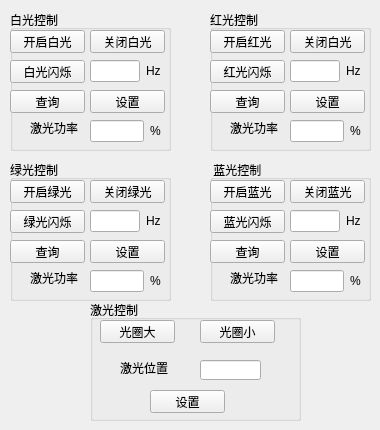
    <widget class="QWidget" name="tab_4">
     <attribute name="title">
      <string>光线控制</string>
     </attribute>
     <widget class="QGroupBox" name="groupBox_12">
      <property name="geometry">
       <rect>
        <x>210</x>
        <y>10</y>
        <width>161</width>
        <height>141</height>
       </rect>
      </property>
      <property name="title">
       <string>红光控制</string>
      </property>
      <widget class="QPushButton" name="btn_red_open">
       <property name="geometry">
        <rect>
         <x>0</x>
         <y>20</y>
         <width>75</width>
         <height>23</height>
        </rect>
       </property>
       <property name="text">
        <string>开启红光</string>
       </property>
      </widget>
      <widget class="QPushButton" name="btn_red_close">
       <property name="geometry">
        <rect>
         <x>80</x>
         <y>20</y>
         <width>75</width>
         <height>23</height>
        </rect>
       </property>
       <property name="text">
        <string>关闭白光</string>
       </property>
      </widget>
      <widget class="QPushButton" name="btn_red_spark">
       <property name="geometry">
        <rect>
         <x>0</x>
         <y>50</y>
         <width>75</width>
         <height>23</height>
        </rect>
       </property>
       <property name="text">
        <string>红光闪烁</string>
       </property>
      </widget>
      <widget class="QPushButton" name="btn_red_search">
       <property name="geometry">
        <rect>
         <x>0</x>
         <y>80</y>
         <width>75</width>
         <height>23</height>
        </rect>
       </property>
       <property name="text">
        <string>查询</string>
       </property>
      </widget>
      <widget class="QPushButton" name="btn_red_config">
       <property name="geometry">
        <rect>
         <x>80</x>
         <y>80</y>
         <width>75</width>
         <height>23</height>
        </rect>
       </property>
       <property name="text">
        <string>设置</string>
       </property>
      </widget>
      <widget class="QLabel" name="label_26">
       <property name="geometry">
        <rect>
         <x>20</x>
         <y>110</y>
         <width>54</width>
         <height>16</height>
        </rect>
       </property>
       <property name="text">
        <string>激光功率</string>
       </property>
      </widget>
      <widget class="QWidget" name="layoutWidget_7">
       <property name="geometry">
        <rect>
         <x>80</x>
         <y>50</y>
         <width>71</width>
         <height>22</height>
        </rect>
       </property>
       <layout class="QHBoxLayout" name="horizontalLayout_8">
        <item>
         <widget class="QLineEdit" name="lineEdit_red_spark"/>
        </item>
        <item>
         <widget class="QLabel" name="label_27">
          <property name="text">
           <string>Hz</string>
          </property>
         </widget>
        </item>
       </layout>
      </widget>
      <widget class="QWidget" name="layoutWidget_10">
       <property name="geometry">
        <rect>
         <x>80</x>
         <y>110</y>
         <width>71</width>
         <height>22</height>
        </rect>
       </property>
       <layout class="QHBoxLayout" name="horizontalLayout_11">
        <item>
         <widget class="QLineEdit" name="lineEdit_red_rate"/>
        </item>
        <item>
         <widget class="QLabel" name="label_31">
          <property name="text">
           <string>%</string>
          </property>
         </widget>
        </item>
       </layout>
      </widget>
     </widget>
     <widget class="QGroupBox" name="groupBox_13">
      <property name="geometry">
       <rect>
        <x>10</x>
        <y>160</y>
        <width>161</width>
        <height>141</height>
       </rect>
      </property>
      <property name="title">
       <string>绿光控制</string>
      </property>
      <widget class="QPushButton" name="btn_green_open">
       <property name="geometry">
        <rect>
         <x>0</x>
         <y>20</y>
         <width>75</width>
         <height>23</height>
        </rect>
       </property>
       <property name="text">
        <string>开启绿光</string>
       </property>
      </widget>
      <widget class="QPushButton" name="btn_green_close">
       <property name="geometry">
        <rect>
         <x>80</x>
         <y>20</y>
         <width>75</width>
         <height>23</height>
        </rect>
       </property>
       <property name="text">
        <string>关闭绿光</string>
       </property>
      </widget>
      <widget class="QPushButton" name="btn_green_spark">
       <property name="geometry">
        <rect>
         <x>0</x>
         <y>50</y>
         <width>75</width>
         <height>23</height>
        </rect>
       </property>
       <property name="text">
        <string>绿光闪烁</string>
       </property>
      </widget>
      <widget class="QPushButton" name="btn_green_search">
       <property name="geometry">
        <rect>
         <x>0</x>
         <y>80</y>
         <width>75</width>
         <height>23</height>
        </rect>
       </property>
       <property name="text">
        <string>查询</string>
       </property>
      </widget>
      <widget class="QPushButton" name="btn_green_config">
       <property name="geometry">
        <rect>
         <x>80</x>
         <y>80</y>
         <width>75</width>
         <height>23</height>
        </rect>
       </property>
       <property name="text">
        <string>设置</string>
       </property>
      </widget>
      <widget class="QLabel" name="label_28">
       <property name="geometry">
        <rect>
         <x>20</x>
         <y>110</y>
         <width>54</width>
         <height>16</height>
        </rect>
       </property>
       <property name="text">
        <string>激光功率</string>
       </property>
      </widget>
      <widget class="QWidget" name="layoutWidget_8">
       <property name="geometry">
        <rect>
         <x>80</x>
         <y>50</y>
         <width>71</width>
         <height>22</height>
        </rect>
       </property>
       <layout class="QHBoxLayout" name="horizontalLayout_9">
        <item>
         <widget class="QLineEdit" name="lineEdit_green_spark"/>
        </item>
        <item>
         <widget class="QLabel" name="label_29">
          <property name="text">
           <string>Hz</string>
          </property>
         </widget>
        </item>
       </layout>
      </widget>
      <widget class="QWidget" name="layoutWidget_9">
       <property name="geometry">
        <rect>
         <x>80</x>
         <y>110</y>
         <width>71</width>
         <height>22</height>
        </rect>
       </property>
       <layout class="QHBoxLayout" name="horizontalLayout_10">
        <item>
         <widget class="QLineEdit" name="lineEdit_green_rate"/>
        </item>
        <item>
         <widget class="QLabel" name="label_30">
          <property name="text">
           <string>%</string>
          </property>
         </widget>
        </item>
       </layout>
      </widget>
     </widget>
     <widget class="QGroupBox" name="groupBox_14">
      <property name="geometry">
       <rect>
        <x>210</x>
        <y>160</y>
        <width>161</width>
        <height>141</height>
       </rect>
      </property>
      <property name="title">
       <string> 蓝光控制</string>
      </property>
      <widget class="QPushButton" name="btn_blue_open">
       <property name="geometry">
        <rect>
         <x>0</x>
         <y>20</y>
         <width>75</width>
         <height>23</height>
        </rect>
       </property>
       <property name="text">
        <string>开启蓝光</string>
       </property>
      </widget>
      <widget class="QPushButton" name="btn_blue_close">
       <property name="geometry">
        <rect>
         <x>80</x>
         <y>20</y>
         <width>75</width>
         <height>23</height>
        </rect>
       </property>
       <property name="text">
        <string>关闭蓝光</string>
       </property>
      </widget>
      <widget class="QPushButton" name="btn_blue_spark">
       <property name="geometry">
        <rect>
         <x>0</x>
         <y>50</y>
         <width>75</width>
         <height>23</height>
        </rect>
       </property>
       <property name="text">
        <string>蓝光闪烁</string>
       </property>
      </widget>
      <widget class="QPushButton" name="btn_blue_search">
       <property name="geometry">
        <rect>
         <x>0</x>
         <y>80</y>
         <width>75</width>
         <height>23</height>
        </rect>
       </property>
       <property name="text">
        <string>查询</string>
       </property>
      </widget>
      <widget class="QPushButton" name="btn_blue_config">
       <property name="geometry">
        <rect>
         <x>80</x>
         <y>80</y>
         <width>75</width>
         <height>23</height>
        </rect>
       </property>
       <property name="text">
        <string>设置</string>
       </property>
      </widget>
      <widget class="QLabel" name="label_47">
       <property name="geometry">
        <rect>
         <x>20</x>
         <y>110</y>
         <width>54</width>
         <height>16</height>
        </rect>
       </property>
       <property name="text">
        <string>激光功率</string>
       </property>
      </widget>
      <widget class="QWidget" name="layoutWidget_21">
       <property name="geometry">
        <rect>
         <x>80</x>
         <y>50</y>
         <width>71</width>
         <height>22</height>
        </rect>
       </property>
       <layout class="QHBoxLayout" name="horizontalLayout_22">
        <item>
         <widget class="QLineEdit" name="lineEdit_blue_spark"/>
        </item>
        <item>
         <widget class="QLabel" name="label_48">
          <property name="text">
           <string>Hz</string>
          </property>
         </widget>
        </item>
       </layout>
      </widget>
      <widget class="QWidget" name="layoutWidget_22">
       <property name="geometry">
        <rect>
         <x>80</x>
         <y>110</y>
         <width>71</width>
         <height>22</height>
        </rect>
       </property>
       <layout class="QHBoxLayout" name="horizontalLayout_23">
        <item>
         <widget class="QLineEdit" name="lineEdit_blue_rate"/>
        </item>
        <item>
         <widget class="QLabel" name="label_49">
          <property name="text">
           <string>%</string>
          </property>
         </widget>
        </item>
       </layout>
      </widget>
     </widget>
     <widget class="QGroupBox" name="groupBox_16">
      <property name="geometry">
       <rect>
        <x>90</x>
        <y>300</y>
        <width>211</width>
        <height>121</height>
       </rect>
      </property>
      <property name="title">
       <string>激光控制</string>
      </property>
      <widget class="QPushButton" name="btn_laser_big">
       <property name="geometry">
        <rect>
         <x>10</x>
         <y>20</y>
         <width>75</width>
         <height>23</height>
        </rect>
       </property>
       <property name="text">
        <string>光圈大</string>
       </property>
      </widget>
      <widget class="QPushButton" name="btn_laser_small">
       <property name="geometry">
        <rect>
         <x>110</x>
         <y>20</y>
         <width>75</width>
         <height>23</height>
        </rect>
       </property>
       <property name="text">
        <string>光圈小</string>
       </property>
      </widget>
      <widget class="QPushButton" name="btn_laser_config">
       <property name="geometry">
        <rect>
         <x>60</x>
         <y>90</y>
         <width>75</width>
         <height>23</height>
        </rect>
       </property>
       <property name="text">
        <string>设置</string>
       </property>
      </widget>
      <widget class="QLabel" name="label_50">
       <property name="geometry">
        <rect>
         <x>30</x>
         <y>60</y>
         <width>61</width>
         <height>16</height>
        </rect>
       </property>
       <property name="text">
        <string>激光位置</string>
       </property>
      </widget>
      <widget class="QLineEdit" name="lineEdit_laser_location">
       <property name="geometry">
        <rect>
         <x>110</x>
         <y>60</y>
         <width>61</width>
         <height>20</height>
        </rect>
       </property>
      </widget>
     </widget>
     <widget class="QGroupBox" name="groupBox_11">
      <property name="geometry">
       <rect>
        <x>10</x>
        <y>10</y>
        <width>161</width>
        <height>141</height>
       </rect>
      </property>
      <property name="title">
       <string>白光控制</string>
      </property>
      <widget class="QPushButton" name="btn_white_oepn">
       <property name="geometry">
        <rect>
         <x>0</x>
         <y>20</y>
         <width>75</width>
         <height>23</height>
        </rect>
       </property>
       <property name="text">
        <string>开启白光</string>
       </property>
      </widget>
      <widget class="QPushButton" name="btn_white_close">
       <property name="geometry">
        <rect>
         <x>80</x>
         <y>20</y>
         <width>75</width>
         <height>23</height>
        </rect>
       </property>
       <property name="text">
        <string>关闭白光</string>
       </property>
      </widget>
      <widget class="QPushButton" name="btn_white_spark">
       <property name="geometry">
        <rect>
         <x>0</x>
         <y>50</y>
         <width>75</width>
         <height>23</height>
        </rect>
       </property>
       <property name="text">
        <string>白光闪烁</string>
       </property>
      </widget>
      <widget class="QPushButton" name="btn_white_search">
       <property name="geometry">
        <rect>
         <x>0</x>
         <y>80</y>
         <width>75</width>
         <height>23</height>
        </rect>
       </property>
       <property name="text">
        <string>查询</string>
       </property>
      </widget>
      <widget class="QPushButton" name="btn_white_config">
       <property name="geometry">
        <rect>
         <x>80</x>
         <y>80</y>
         <width>75</width>
         <height>23</height>
        </rect>
       </property>
       <property name="text">
        <string>设置</string>
       </property>
      </widget>
      <widget class="QLabel" name="label_23">
       <property name="geometry">
        <rect>
         <x>20</x>
         <y>110</y>
         <width>54</width>
         <height>16</height>
        </rect>
       </property>
       <property name="text">
        <string>激光功率</string>
       </property>
      </widget>
      <widget class="QWidget" name="layoutWidget_5">
       <property name="geometry">
        <rect>
         <x>80</x>
         <y>50</y>
         <width>71</width>
         <height>22</height>
        </rect>
       </property>
       <layout class="QHBoxLayout" name="horizontalLayout_6">
        <item>
         <widget class="QLineEdit" name="lineEdit_white_spark"/>
        </item>
        <item>
         <widget class="QLabel" name="label_24">
          <property name="text">
           <string>Hz</string>
          </property>
         </widget>
        </item>
       </layout>
      </widget>
      <widget class="QWidget" name="layoutWidget_6">
       <property name="geometry">
        <rect>
         <x>80</x>
         <y>110</y>
         <width>71</width>
         <height>22</height>
        </rect>
       </property>
       <layout class="QHBoxLayout" name="horizontalLayout_7">
        <item>
         <widget class="QLineEdit" name="lineEdit__white_rate"/>
        </item>
        <item>
         <widget class="QLabel" name="label_25">
          <property name="text">
           <string>%</string>
          </property>
         </widget>
        </item>
       </layout>
      </widget>
     </widget>
    </widget>
